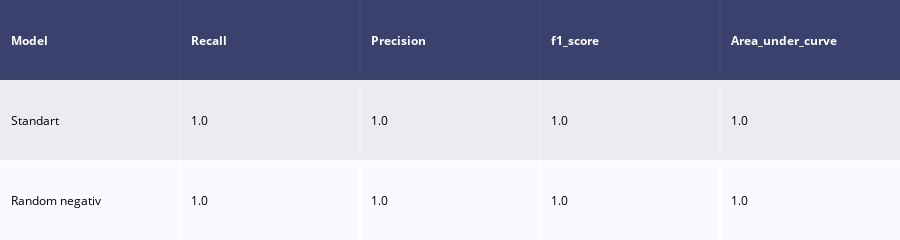

This figure's notebook cell:
### Markdown cell above
7. сравнить качество с решением из пункта 4 (построить отчет - таблицу метрик)

### Code cell
model_performances = pd.concat([report_1,report_2],axis = 0).reset_index()

model_performances = model_performances.drop(columns = "index",axis =1)

table  = ff.create_table(np.round(model_performances,4))

py.iplot(table)

### Figure 1 — Plotly figure (JSON) as saved in the notebook; plotly's stock layout.template omitted (floating-point values rounded to 4 significant figures)
{"data": [{"colorscale": [[0, "#00083e"], [0.5, "#ededee"], [1, "#ffffff"]], "hoverinfo": "none", "opacity": 0.75, "showscale": false, "type": "heatmap", "z": [[0, 0, 0, 0, 0], [0.5, 0.5, 0.5, 0.5, 0.5], [1, 1, 1, 1, 1]]}], "layout": {"annotations": [{"align": "left", "font": {"color": "#ffffff"}, "showarrow": false, "text": "<b>Model</b>", "x": -0.45, "xanchor": "left", "xref": "x", "y": 0, "yref": "y"}, {"align": "left", "font": {"color": "#ffffff"}, "showarrow": false, "text": "<b>Recall</b>", "x": 0.55, "xanchor": "left", "xref": "x", "y": 0, "yref": "y"}, {"align": "left", "font": {"color": "#ffffff"}, "showarrow": false, "text": "<b>Precision</b>", "x": 1.55, "xanchor": "left", "xref": "x", "y": 0, "yref": "y"}, {"align": "left", "font": {"color": "#ffffff"}, "showarrow": false, "text": "<b>f1_score</b>", "x": 2.55, "xanchor": "left", "xref": "x", "y": 0, "yref": "y"}, {"align": "left", "font": {"color": "#ffffff"}, "showarrow": false, "text": "<b>Area_under_curve</b>", "x": 3.55, "xanchor": "left", "xref": "x", "y": 0, "yref": "y"}, {"align": "left", "font": {"color": "#000000"}, "showarrow": false, "text": "Standart", "x": -0.45, "xanchor": "left", "xref": "x", "y": 1, "yref": "y"}, {"align": "left", "font": {"color": "#000000"}, "showarrow": false, "text": "1.0", "x": 0.55, "xanchor": "left", "xref": "x", "y": 1, "yref": "y"}, {"align": "left", "font": {"color": "#000000"}, "showarrow": false, "text": "1.0", "x": 1.55, "xanchor": "left", "xref": "x", "y": 1, "yref": "y"}, {"align": "left", "font": {"color": "#000000"}, "showarrow": false, "text": "1.0", "x": 2.55, "xanchor": "left", "xref": "x", "y": 1, "yref": "y"}, {"align": "left", "font": {"color": "#000000"}, "showarrow": false, "text": "1.0", "x": 3.55, "xanchor": "left", "xref": "x", "y": 1, "yref": "y"}, {"align": "left", "font": {"color": "#000000"}, "showarrow": false, "text": "Random negativ", "x": -0.45, "xanchor": "left", "xref": "x", "y": 2, "yref": "y"}, {"align": "left", "font": {"color": "#000000"}, "showarrow": false, "text": "1.0", "x": 0.55, "xanchor": "left", "xref": "x", "y": 2, "yref": "y"}, {"align": "left", "font": {"color": "#000000"}, "showarrow": false, "text": "1.0", "x": 1.55, "xanchor": "left", "xref": "x", "y": 2, "yref": "y"}, {"align": "left", "font": {"color": "#000000"}, "showarrow": false, "text": "1.0", "x": 2.55, "xanchor": "left", "xref": "x", "y": 2, "yref": "y"}, {"align": "left", "font": {"color": "#000000"}, "showarrow": false, "text": "1.0", "x": 3.55, "xanchor": "left", "xref": "x", "y": 2, "yref": "y"}], "height": 140, "margin": {"b": 0, "l": 0, "r": 0, "t": 0}, "xaxis": {"dtick": 1, "gridwidth": 2, "showticklabels": false, "tick0": -0.5, "ticks": "", "zeroline": false}, "yaxis": {"autorange": "reversed", "dtick": 1, "gridwidth": 2, "showticklabels": false, "tick0": 0.5, "ticks": "", "zeroline": false}}}
